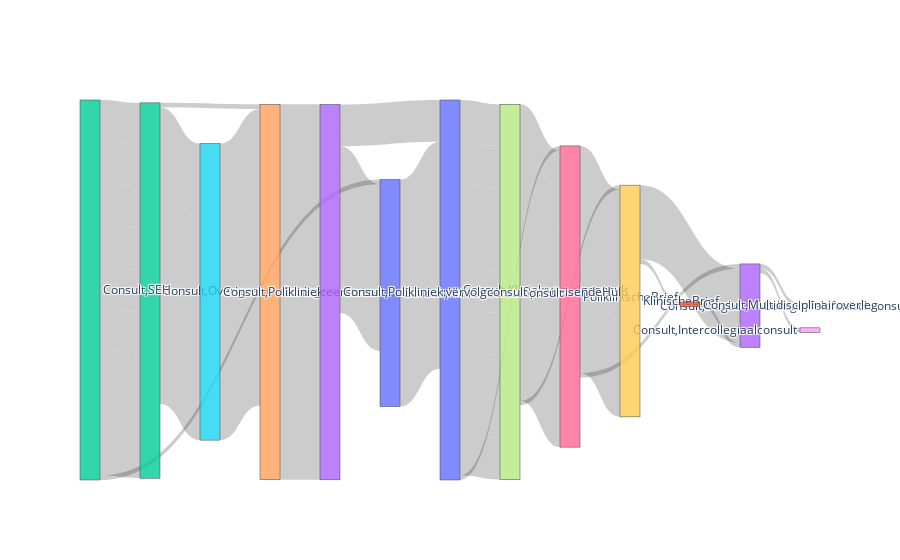

The notebook cell saved with this chart:
### Code cell
import plotly.graph_objects as go
from collections import Counter

# Step 1: Extract Sequences from event columns
event_columns = [col for col in feature_df.columns if 'concept:name' in col]  # Filter for event-related columns
sequences = []

# For each row in feature_df, extract the sequence of events
for _, row in feature_df.iterrows():
    events = [col.split('concept:name_')[1] for col in event_columns if row[col] == 1.0]  # Get events with 1.0 value
    sequences.append('->'.join(events))  # Join events into a sequence

# Step 2: Add sequences to the dataframe (this will be useful for visualization)
feature_df['Sequence'] = sequences

# Step 3: Get the most common sequence per cluster 
cluster_sequences = feature_df.groupby("Cluster")["Sequence"].agg(lambda x: x.mode()[0])

# Step 4: Count the occurrences of each sequence (for Sankey diagram links)
cluster_counts = Counter(cluster_sequences)

# Step 5: Prepare data for Sankey diagram (convert sequences into sources and targets)
sources, targets = [], []

for trace in cluster_sequences.values:
    steps = trace.split("->")  # Split sequence into individual steps
    for i in range(len(steps) - 1):
        sources.append(steps[i])
        targets.append(steps[i + 1])

# Convert sources and targets to indices (for Sankey diagram nodes)
all_nodes = list(set(sources + targets))  # All unique nodes (steps)
source_indices = [all_nodes.index(s) for s in sources]
target_indices = [all_nodes.index(t) for t in targets]

# Step 6: Count the frequency of each link (source -> target pair)
link_counts = Counter(zip(sources, targets))
values = [link_counts[(source, target)] for source, target in zip(sources, targets)]

# Step 7: Create the Sankey diagram
fig = go.Figure(go.Sankey(
    node=dict(label=all_nodes),
    link=dict(source=source_indices, target=target_indices, value=values)
))

fig.show()

### Figure 1 — Plotly figure (JSON) as saved in the notebook; plotly's stock layout.template omitted (floating-point values rounded to 4 significant figures)
{"data": [{"link": {"source": [12, 2, 5, 4, 13, 10, 0, 7, 6, 9, 3, 12, 2, 5, 4, 13, 10, 0, 7, 6, 12, 2, 5, 4, 13, 10, 0, 7, 6, 12, 2, 5, 4, 13, 10, 0, 7, 6, 9, 11, 3, 12, 10, 0, 7, 12, 2, 4, 13, 0, 7, 6, 12, 2, 5, 4, 13, 0, 7, 6, 9, 12, 2, 5, 4, 13, 10, 0, 12, 2, 5, 4, 13, 0, 7, 6, 9, 12, 2, 5, 4, 13, 10, 0, 7, 6, 9], "target": [2, 5, 4, 13, 10, 0, 7, 6, 9, 3, 8, 2, 5, 4, 13, 10, 0, 7, 6, 9, 2, 5, 4, 13, 10, 0, 7, 6, 3, 2, 5, 4, 13, 10, 0, 7, 6, 9, 11, 3, 1, 10, 0, 7, 9, 2, 4, 13, 0, 7, 6, 9, 2, 5, 4, 13, 0, 7, 6, 9, 3, 2, 5, 4, 13, 10, 0, 6, 2, 5, 4, 13, 0, 7, 6, 9, 3, 2, 5, 4, 13, 10, 0, 7, 6, 9, 3], "value": [9, 8, 8, 9, 6, 7, 9, 8, 7, 4, 1, 9, 8, 8, 9, 6, 7, 9, 8, 7, 9, 8, 8, 9, 6, 7, 9, 8, 1, 9, 8, 8, 9, 6, 7, 9, 8, 7, 1, 1, 1, 1, 7, 9, 1, 9, 1, 9, 3, 9, 8, 7, 9, 8, 8, 9, 3, 9, 8, 7, 4, 9, 8, 8, 9, 6, 7, 1, 9, 8, 8, 9, 3, 9, 8, 7, 4, 9, 8, 8, 9, 6, 7, 9, 8, 7, 4]}, "node": {"label": ["Consult,Kliniek:vervolgconsult", "Consult,Dagbehandeling", "Consult,Overigeaantekeningen", "Consult,Telefonischconsult", "Consult", "Consult,Polikliniek:eersteconsult", "PoliklinischeBrief", "SpoedeisendeHulp", "Consult,Intercollegiaalconsult", "KlinischeBrief", "Consult,Kliniek:eersteconsult", "Consult,Multidisciplinairoverleg", "Consult,SEH", "Consult,Polikliniek:vervolgconsult"]}, "type": "sankey"}], "layout": {}}
